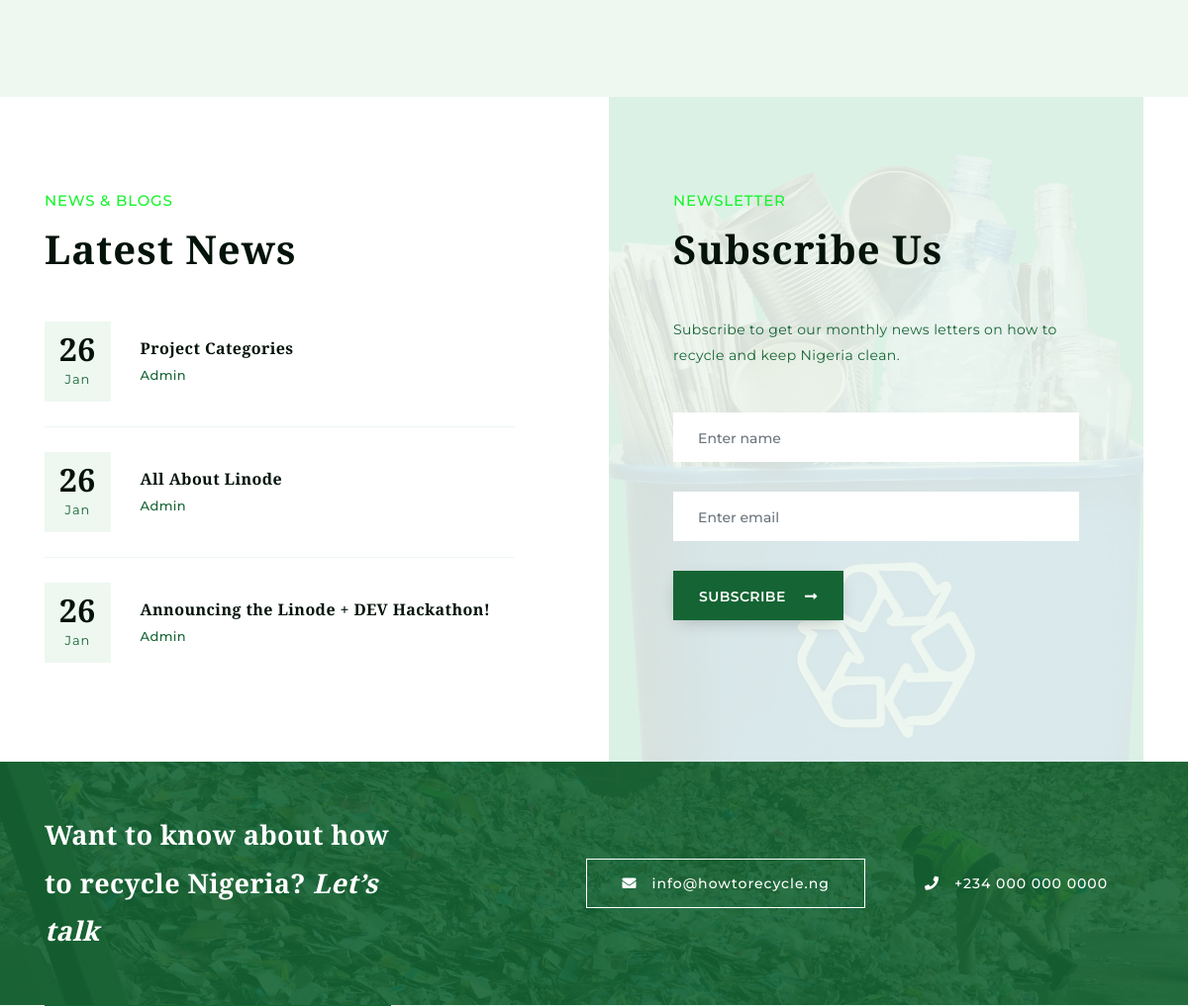
Before: / (middle part) with the older database file.
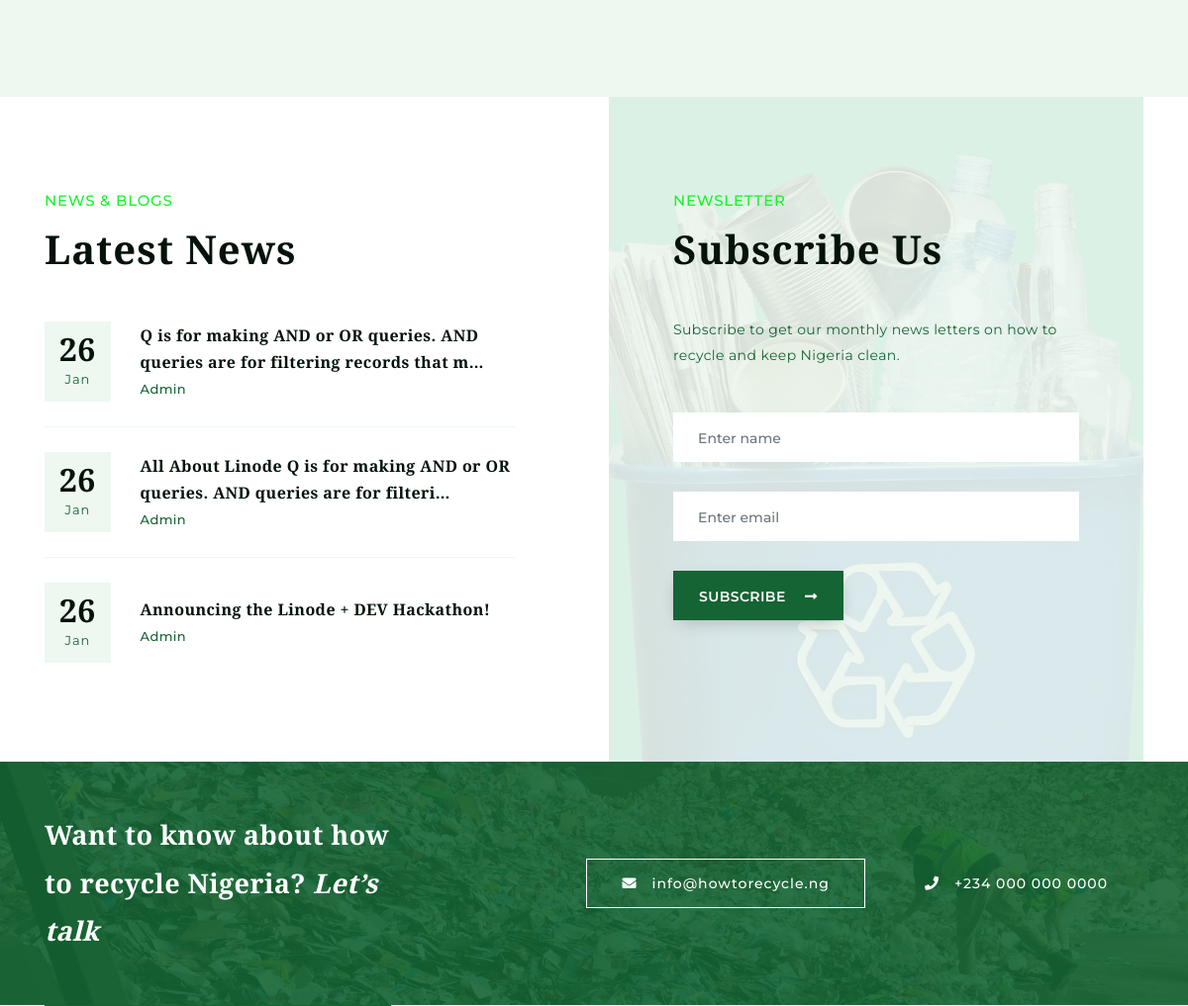
After: the same page with the newer database file.
### account/models.py (models this page shows, shortened)
class BlogModel(models.Model):
    title= models.CharField(max_length=200)
    image = models.ImageField(upload_to='images/')
    content= models.TextField()
    created_on = models.DateTimeField(auto_now_add=True)
    class Meta:
        ordering = ['-created_on']

### account/views.py (the view)
# urls.py: path('', Index.as_view(), name="home_page"),
class Index(CreateView):
    template_name = 'core/index.html'
    categories = ServiceModel.objects.all()[0:3]
    featured = BlogModel.objects.all()[0:3]
    form_class = PostForm
    success_url = "/thankyou/"
    extra_context = {
        'blog_posts': featured,
        'services':categories,
    }

### account/forms.py
class PostForm(forms.ModelForm):
    name = forms.CharField(
        label='',
        max_length = 80,
        required = True,
        widget=forms.TextInput(attrs={
        "class": "form-group relative mb-30 form-control input-white",
        "placeholder": "Enter name",
    }))
    email = forms.EmailField(
        label='',
        widget=forms.TextInput(attrs={
        "class": " form-group relative mb-30 form-control input-white",
         "placeholder": "Enter email",
    }))
    class Meta:
        model = NewslettersModel
        fields = ['name', 'email',]

### template/core/index.html (shortened to what this page needs)
{% extends "base.html" %}
{% load static %}
{% load crispy_forms_tags %}
{% block content %}
    <section class="services bg-light-white pt-95 pb-70 bg">
        <div class="container">
            <div class="row">
            {% for category in services %}
            <div class="col-lg-4 col-md-6">
            </div>
            {% endfor %}
        </div>
        </div>
    </section>
    <section>
        <div class="container">
            <div class="row">
                <div class="col-lg-6">
                    <div class="blog-outer pt-95 pb-100 pb-md-60 mr-65 mr-md-00">
                        <div class="fancy-head left-al mb-45">
                            <h5 class="line-head mb-15">
                      News & blogs
                    <span class="line after"></span>
                  </h5>
                            <h1>Latest News</h1>
                        </div>
                        {% for blog in blog_posts %}
                        <div class="each-blog pb-25 mb-25 d-flex align-items-center">
                            <div class="blog-date text-center transition-4 bg-light-white mr-30">
                                <h2 class="day green mb-10 f-700">{{blog.created_on|date:"d"}}</h2>
                                <p class="month mb-0">{{blog.created_on|date:"M"}}</p>
                            </div>
                            <div class="blog-text">
                                <h6>
                      <a href="{% url 'account:blog_detail' blog.id %}" class="f-700">{{blog.title|truncatechars:80}}</a>
                    </h6>
                                <p class="f-500 mb-0">Admin</p>
                            </div>
                        </div>
                      {% endfor %}
                    </div>
                </div>
                <div class="col-lg-6 mb-md-60 pb-md-60">
                    <div class="subscribe h-100 pt-95 pb-100 pl-65 pr-65 pl-xs-25 pr-xs-25 " style="background-image: url('./staticimg/bg/bg_newsletter.jpg');" data-overlay="9">
                        <div class="fancy-head left-al z-10 mb-40">
                            <h5 class="line-head mb-15">
                      Newsletter
                    <span class="line after"></span>
                  </h5>
                            <h1>Subscribe Us</h1>
                        </div>
                        <div class="subscribe-cotnent z-10">
                            <p class="mb-45">Subscribe to get our monthly news letters on how to recycle and keep Nigeria clean.</p>
                            <form method="POST" action="">
                                {{ form }}
                                <button class="btn btn-blue uppercase shadow-2" type="submit">Subscribe
                                    <i class="fas fa-long-arrow-alt-right ml-15"></i>
                                </button>
                            </form>
                        </div>
                    </div>
                </div>
            </div>
        </div>
    </section>
{% endblock content %}

Changed rows visible on the page:
changed BlogModel: title "Project Categories" → "Q is for making AND or OR queries. AND queries are for filtering records that m…"
changed BlogModel: title "All About Linode" → "All About Linode Q is for making AND or OR queries. AND queries are for filteri…"
